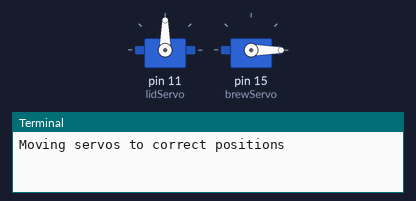
Bench run of a program on a simulated Raspberry Pi (header pin numbers). Shown: 2 × servo, the last lines printed to the terminal. Servo angles are drawn from the pulse width (0.5 ms = 0°, 2.5 ms = 180°). At 125.5 s the program stops and its outputs stay as they are.

Above: at 0.1 s.
At 4.1 s:
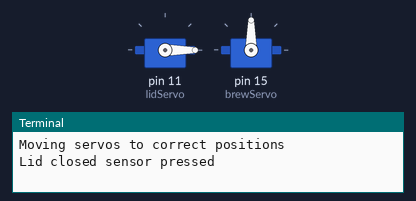
At 4.6 s:
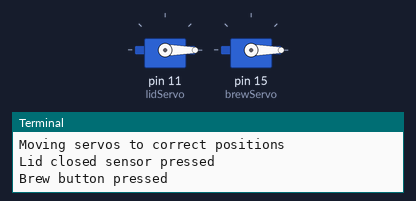
Timing chart, 0 to 126.0 s (numbered marks = the images above):
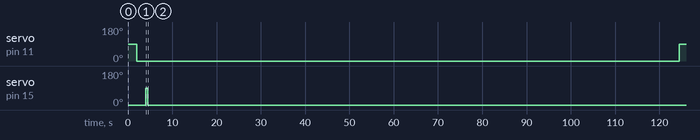

Measured:
- by itself, servo on pin 11 (lidServo): 90° → 0° at 2.0 s, → 90° 123 s later
- by itself, servo on pin 15 (brewServo): 0° → 90° at 4.0 s, → 0° 0.50 s later

The program:

brew.py
```python
from sys import *
import time
import RPi.GPIO as GPIO

# The script that brews the coffee

GPIO.setmode(GPIO.BOARD)

# The pin that controls the servo that simulates opening and closing the lid
LID_SERVO_PIN = 11

# The pin that controls the servo that presses the coffee size button
BREW_SIZE_SERVO_PIN = 15

GPIO.setup(LID_SERVO_PIN, GPIO.OUT)
GPIO.setup(BREW_SIZE_SERVO_PIN, GPIO.OUT)

lidServo = GPIO.PWM(11, 50)
brewServo = GPIO.PWM(15, 50)

print("Moving servos to correct positions")

# Makes sure the servos are in the correct start position

lidServo.start(7.5)
brewServo.start(2.5)

time.sleep(2)

# Simulates closing the lid

lidServo.ChangeDutyCycle(2.5)

print("Lid closed sensor pressed")

time.sleep(2)

# Presses the medium coffee button

brewServo.ChangeDutyCycle(7.5)

time.sleep(0.5)

brewServo.ChangeDutyCycle(2.5)

print("Brew button pressed")

# Waits for the coffee to brew and gives enough time to add more water to the Keurig and to replace the K-Cup

time.sleep(120)

# Returns to original positions

lidServo.ChangeDutyCycle(7.5)
brewServo.ChangeDutyCycle(2.5)

print("Servos back to original position")

time.sleep(1)

# Cleans up the pins when finished

brewServo.stop()
lidServo.stop()
GPIO.cleanup()
```
